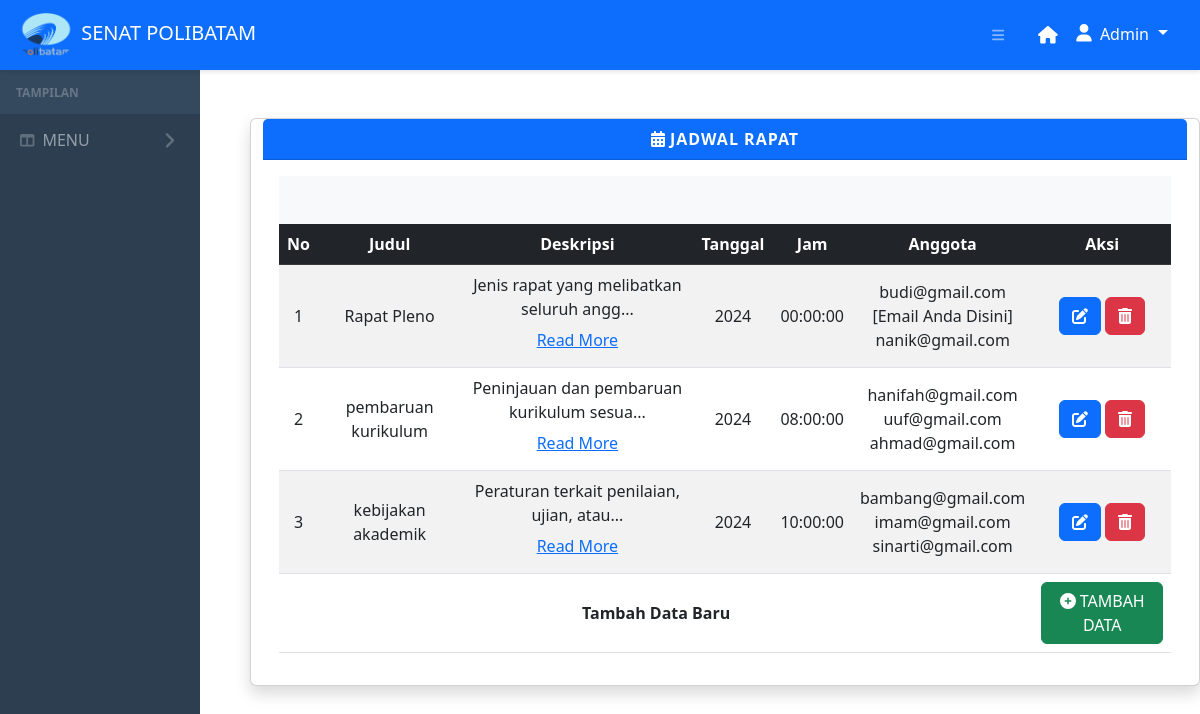
Page /dashboard/jadwal-rapat.php (signed in) on the committed database.
### tables this page shows
CREATE TABLE `jadwal` (
    `Id_rapat` int(11) AUTO_INCREMENT,
    `Judul` varchar(50),
    `Deskripsi` text,
    `Tanggal` varchar(4),
    `Jam` time,
    `Email` int(11),
    PRIMARY KEY (Id_rapat)
);

### dashboard/jadwal-rapat.php (the view, shortened to what this page needs)
<?php
if (isset($_SESSION['id_senat']) && isset($_SESSION['email'])){
require('db.php');
?>
<!DOCTYPE html>
<html lang="en">
    <head>
        <link href="https://cdn.jsdelivr.net/npm/simple-datatables@7.1.2/dist/style.min.css" rel="stylesheet" />
        <link href="css/styles.css" rel="stylesheet" />
    </head>
    <body class="sb-nav-fixed">
    <nav class="sb-topnav navbar navbar-expand navbar-dark bg-primary">
    <a class="navbar-brand ps-3" href="index.php">
        <img src="logo_polibatam.png" width="60" class="logo">
        SENAT POLIBATAM
    </a>
<div class="ms-auto d-flex align-items-center">
    <button class="btn btn-link btn-sm me-3" id="sidebarToggle">
        <i class="fas fa-bars"></i>
    </button>
</div>
<ul class="navbar-nav ms-auto ms-md-0 me-3 me-lg-4">
    <li class="nav-item">
        <a class="nav-link" href="index.php">
            <i class="fas fa-home"></i>
        </a>
    </li>
    <li class="nav-item dropdown">
        <a class="nav-link dropdown-toggle" id="navbarDropdown" href="#" role="button" data-bs-toggle="dropdown" aria-expanded="false">
            <i class="fas fa-user fa-fw"></i>
            <span class="user-name">Admin</span>
        </a>
    </li>
</ul>
</nav>
</body>
<div id="layoutSidenav">
    <div id="layoutSidenav_nav">
        <nav class="sb-sidenav accordion sb-sidenav-dark" id="sidenavAccordion">
            <div class="sb-sidenav-menu">
                <div class="nav">
                    <div class="sb-sidenav-menu-heading text-uppercase">Tampilan</div>
                    <a class="nav-link collapsed" href="#" data-bs-toggle="collapse" data-bs-target="#collapseLayouts" aria-expanded="false" aria-controls="collapseLayouts">
                        <div class="sb-nav-link-icon"><i class="fas fa-columns"></i></div>
                        MENU
                        <div class="sb-sidenav-collapse-arrow"><i class="fas fa-angle-down"></i></div>
                    </a>
                </div>
            </div>
        </nav>
    </div>
</div>
<link href="https://cdn.jsdelivr.net/npm/bootstrap@5.3.0-alpha1/dist/css/bootstrap.min.css" rel="stylesheet">
<link href="https://cdnjs.cloudflare.com/ajax/libs/font-awesome/6.0.0-beta3/css/all.min.css" rel="stylesheet">
            <div id="layoutSidenav_content">
            <main>
    <div class="container my-5">
        <div class="row text-center mb-4">
            <div class="card shadow mb-4">
                <div class="card-header bg-primary text-white">
                    <i class="fas fa-calendar-alt"></i>
                    <b>JADWAL RAPAT</b>
                </div>
                <div class="card-body">
                    <div class="table-responsive">
                        <table class="table table-striped table-hover text-center align-middle">
                            <thead class="table-dark">
                                <tr>
                                    <th>No</th>
                                    <th>Judul</th>
                                    <th>Deskripsi</th>
                                    <th>Tanggal</th>
                                    <th>Jam</th>
                                    <th>Anggota</th>
                                    <th>Aksi</th>
                                </tr>
                            </thead>
                            <tbody>
<?php
$sql1 = "SELECT jadwal.Id_rapat, jadwaL_email.Id_rapat, struktur.Id_struktur, struktur.nama, struktur.Email FROM jadwal LEFT JOIN jadwal_email ON jadwal.Id_rapat = jadwal_email.Id_rapat LEFT JOIN struktur ON struktur.Id_struktur = jadwal_email.Id_struktur";
$result1 = $conn->query($sql1);
$anggota = array();
while($row = $result1->fetch_assoc()){
    if(isset($anggota[$row['Id_rapat']])){
        $anggota[$row['Id_rapat']][] = $row['Email'];
    } else{
        $anggota[$row['Id_rapat']] = array();
        $anggota[$row['Id_rapat']][] = $row['Email'];
    }
}
$sql = "SELECT * FROM `jadwal`";
$result = $conn->query($sql);
$no = 1;
if ($result->num_rows > 0) {
    while ($row = $result->fetch_assoc()) {
        $short_desc = substr($row['Deskripsi'], 0, 40);
        $full_desc = $row['Deskripsi'];
        echo "<tr>";
        echo "<td>" . $no++ . "</td>";
        echo "<td>" . htmlspecialchars($row['Judul']) . "</td>";
        echo "<td>
                <div class='aspirasi-text'>";
        if (strlen($full_desc) > 40) {
            echo "<div id='short-" . $row['Id_rapat'] . "' class='short-desc'>" . nl2br(htmlspecialchars($short_desc)) . "...</div>
                  <div id='full-" . $row['Id_rapat'] . "' class='full-desc' style='display:none;'>
                      <span id='full-text-" . $row['Id_rapat'] . "'>" . nl2br(htmlspecialchars($full_desc)) . "</span>
                  </div>
                  <button id='read-more-" . $row['Id_rapat'] . "' onclick='toggleReadMoreDesc(" . $row['Id_rapat'] . ")' class='btn btn-link'>Read More</button>";
        } else {
            echo nl2br(htmlspecialchars($full_desc));
        }
        echo "</div>
              </td>";
        echo "<td>" . htmlspecialchars($row['Tanggal']) . "</td>";
        echo "<td>" . htmlspecialchars($row['Jam']) . "</td>";
        ?>
        <td>
                    <?php
                    foreach($anggota[$row['Id_rapat']] as $daftar){
                        echo $daftar ."</br>";
                    }
                    ?>
        </td>
        <?php
        echo "<td>
                <button
                    type='button'
                    class='btn btn-primary edit-button'
                    data-id='" . $row['Id_rapat'] . "'
                    data-judul='" . htmlspecialchars($row['Judul']) . "'
                    data-deskripsi='" . htmlspecialchars($row['Deskripsi']) . "'
                    data-tanggal='" . htmlspecialchars($row['Tanggal']) . "'
                    data-jam='" . htmlspecialchars($row['Jam']) . "'
                    data-bs-toggle='modal'
                    data-bs-target='#editModal'>
                    <i class='fa-solid fa-pen-to-square'></i>
                </button>
                <button
                    type='button'
                    class='btn btn-danger'
                    data-bs-toggle='modal'
                    data-bs-target='#confirmDeleteModal'
                    data-id='" . $row['Id_rapat'] . "'>
                    <i class='fa-solid fa-trash-can'></i>
                </button>
              </td>";
        echo "</tr>";
    }
} else {
    echo "<tr><td colspan='6'>Tidak ada data</td></tr>";
}
echo "<tr>";
echo "<td colspan='6' class='text-center'><strong>Tambah Data Baru</strong></td>";
echo "<td>
        <button class='btn btn-success' data-bs-toggle='modal' data-bs-target='#addModal'>
            <i class='fa-solid fa-circle-plus'></i> TAMBAH DATA
        </button>
      </td>";
echo "</tr>";
?>
        </tbody>
        <footer class="py-4 bg-light mt-auto">
            </div>
        </div>
    </div>
</body>
</html>
<?php
} else{
    header("Location: login.php");
    exit();
}
?>

### dashboard/jadwal-rapat.php (style rules this page uses)
.navbar-brand .logo { border-radius: 50%; transition: transform 0.3s ease; }
.navbar { padding: 0.8rem 1.5rem; background-color: #007BFF; box-shadow: 0 2px 4px rgba(0, 0, 0, 0.1); }
.nav-link { font-size: 1.1rem; font-weight: 600; color: white; transition: all 0.3s ease; }
.user-name { font-size: 1rem; font-weight: 500; color: #fff; }
.nav-item.dropdown a { padding: 10px 15px; }
.nav-item .nav-link { font-size: 1.1rem; font-weight: 600; color: white; transition: all 0.3s ease; }
.sb-sidenav-dark { background-color: #2C3E50; color: #ECF0F1; }
.sb-sidenav { width: 200px; }
#layoutSidenav_content { padding-left: 250px; }
.sb-sidenav-menu-heading { font-size: 1.1rem; font-weight: bold; padding: 10px 15px; background-color: #34495E; color: #BDC3C7; }
.nav-link { padding: 12px 20px; font-size: 1rem; font-weight: 500; color: #BDC3C7; transition: all 0.3s ease; }
.sb-nav-link-icon { margin-right: 10px; color: #BDC3C7; }
.nav-link .sb-nav-link-icon { font-size: 1.2rem; }
.sb-sidenav-collapse-arrow { color: #BDC3C7; font-size: 1.2rem; }
#layoutSidenav_content { padding-top: 70px; }
#layoutSidenav_nav { height: 100%; }
.sb-topnav { height: 70px; position: fixed; width: 100%; z-index: 1000; }
body { margin: 0; padding: 0; display: flex; flex-direction: column; height: 100vh; }
.aspirasi-text { display: block; word-wrap: break-word; width: 100%; }

### rows in the picture
jadwal: Judul "Rapat Pleno", Deskripsi "Jenis rapat yang melibatkan seluruh angg", Tanggal "2024", Jam "00:00:00", Id_rapat "budi@gmail.com", Id_rapat "[Email Anda Disini]", Id_rapat "nanik@gmail.com"
jadwal: Judul "pembaruan kurikulum", Deskripsi "Peninjauan dan pembaruan kurikulum sesua", Tanggal "2024", Jam "08:00:00", Id_rapat "hanifah@gmail.com", Id_rapat "uuf@gmail.com", Id_rapat "ahmad@gmail.com"
jadwal: Judul "kebijakan akademik", Deskripsi "Peraturan terkait penilaian, ujian, atau", Tanggal "2024", Jam "10:00:00", Id_rapat "bambang@gmail.com", Id_rapat "imam@gmail.com", Id_rapat "sinarti@gmail.com"
